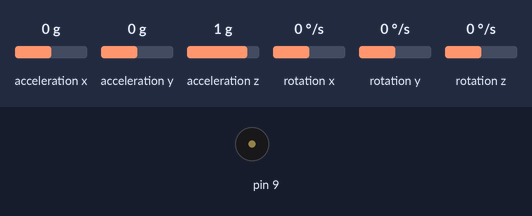
A sketch run on a simulated Arduino Uno, built with avr-gcc and run on an emulated ATmega328P. Shown: buzzer (waves = sounding). Inputs (shaded band) come from the test bench; at power-on: acceleration x 0 g, acceleration y 0 g, acceleration z 1 g, rotation x 0 °/s, rotation y 0 °/s, rotation z 0 °/s.

Above: at 3.2 s.
Timing chart, 0 to 4.7 s (numbered marks = the images above):
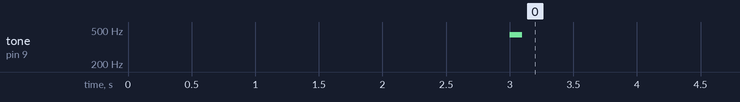

The sketch:

SpecchioBracadeira_v1.ino
```cpp
#include <MPU6050_tockn.h>
#include <Wire.h>
#include <SoftwareSerial.h>

MPU6050 mpu6050(Wire);
int gyx,gyy,gyz;

SoftwareSerial btSerial(2, 3); // RX, TX

void setup() {
  pinMode(9,OUTPUT);

  Serial.begin(9600);
  btSerial.begin(9600);
  Wire.begin();
  mpu6050.begin();
  mpu6050.calcGyroOffsets(true);

  tone(9,440);
  delay(100);
  noTone(9);

}

void loop() {
  mpu6050.update();
  gyx = mpu6050.getAngleX();
  gyy = mpu6050.getAngleY();
  gyz = mpu6050.getAngleZ();

  if (btSerial.available()){
    //formatar com lista
    btSerial.print(gyx); btSerial.print("x,");
    btSerial.print(gyy); btSerial.print("y,");
    btSerial.print(gyz); btSerial.print("z,");
  }


}
```
